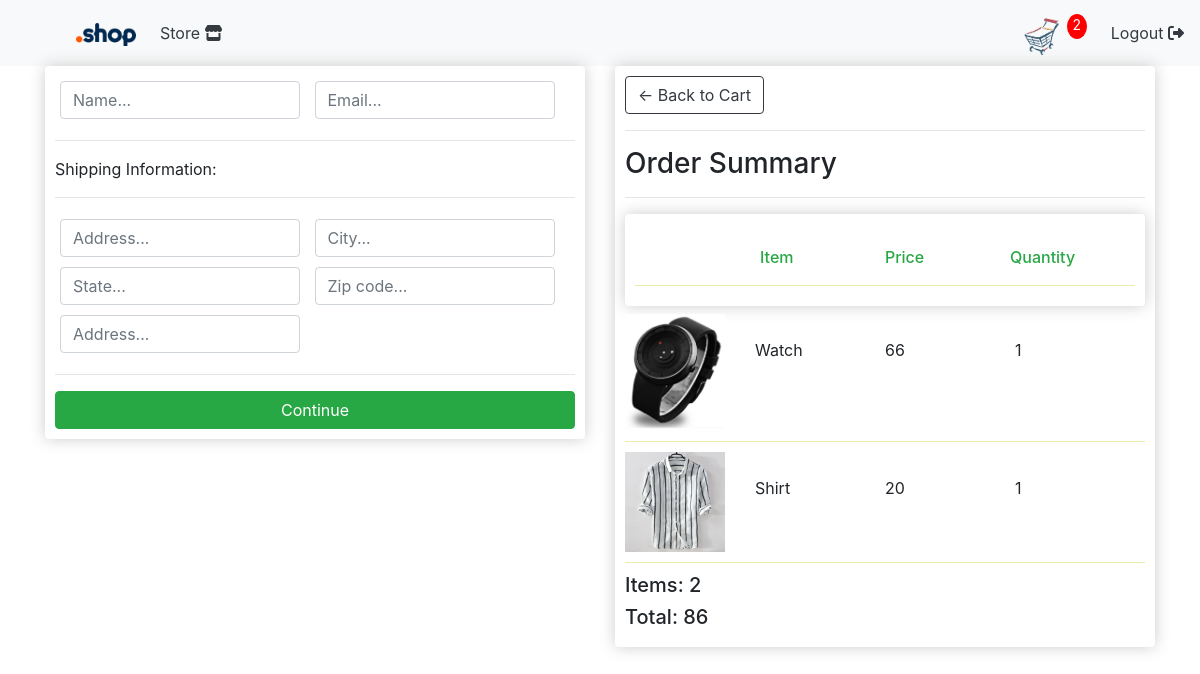
Screenshot of /checkout/ (signed in) with the database file from the repository.
### store/models.py (models this page shows, shortened)
class Cart(models.Model):
 cartuser=models.ForeignKey(User, on_delete=models.CASCADE, default=True)
 name = models.CharField(max_length=50)
 price =  models.IntegerField()
 img = models.ImageField(upload_to='images/')

### store/views.py (the view)
# urls.py: path('checkout/', views.checkout, name='checkout'),
def checkout(request):
 carts=Cart.objects.filter(cartuser=request.user)
 total_price=0
 total_items=0
 for x in carts:
  total_price=total_price+x.price
  total_items=total_items+1
 context={'carts':carts, 'total_price':total_price, 'total_items':total_items, 'total_items_in_cart':repeat(request)}
 return render(request, 'store/checkout.html', context)

### store/views.py (called while the page is built)
def repeat(request):
 carts=Cart.objects.filter(cartuser=request.user)
 total_price=0
 total_items=0
 for x in carts:
  total_price=total_price+x.price
  total_items=total_items+1
 return total_items

### store/template/store/checkout.html (shortened to what this page needs)
{% extends 'store/main.html' %}
{% load static %}
{% block content %}
<div class="row">
 <div class="col-lg-6">
  <div class="box-element" id="form-wrapper">
   <form action="" id="form">
    <div id="user-info">
     <div class="form-field">
      <input required class="form-control" type="text" name="Name" placeholder="Name..." id="">
      </div>
     <div class="form-field">
       <input required class="form-control" type="email" name="email" placeholder="Email..." id="">
     </div>
    </div>
    <div id="shipping-info">
<hr>
<p>Shipping Information:</p>
<hr>
<div class="form-field">
 <input required class="form-control" type="text" name="address" placeholder="Address..." id="">
</div>
<div class="form-field">
 <input required class="form-control" type="text" name="city" placeholder="City..." id="">
</div>
<div class="form-field">
 <input required class="form-control" type="text" name="state" placeholder="State..." id="">
</div>
<div class="form-field">
 <input required class="form-control" type="text" name="zipcode" placeholder="Zip code..." id="">
</div>
<div class="form-field">
 <input required class="form-control" type="text" name="address" placeholder="Address..." id="">
</div>
    </div>
    <hr>
    <input id="form-button" class="btn btn-success btn-block" type="submit" value="Continue">
   </form>
  </div>
  <br>
 </div>
 <div class="col-lg-6">
  <div class="box-element">
  <a class="btn btn-outline-dark" href="{% url 'cart' %}">&#x2190; Back to Cart</a>
  <hr>
  <h3>Order Summary</h3>
  <hr>
  <div class="box-element my-2">
<div class="cart-row">
   <div style="flex: 2;" class="mt-4 text-success"><h6>Item</h6></div>
   <div style="flex: 2;" class="mt-4  text-success "><h6>Price</h6></div>
   <div style="flex: 2;" class="mt-4 text-success"><h6>Quantity</h6></div>
  </div>
  </div>
  {% for cart in carts  %}
  <div class="cart-row">
   <div style="flex: 2;"><img style="width: 100px;" class="img-fluid" src="{{cart.img.url}}" alt=""></div>
   <div style="flex: 2;" class="mt-4">{{cart.name}}</div>
   <div style="flex: 2;" class="mt-4">{{cart.price}}</div>
   <div style="flex: 2;" class="mt-4">1</div>
  </div>
  {% endfor %}
  <h5>Items: {{total_items}}</h5>
  <h5>Total: {{total_price}}</h5>
  </div>
 </div>
</div>
{% endblock %}

### static/css/mainn.css (style rules this page uses)
.box-element { box-shadow: hsl(0, 0%, 80%) 0 0 16px; background-color: #fff; border-radius: 4px; padding: 10px; }
.cart-row { display: flex; align-items: flex-start; padding-bottom: 10px; margin-bottom: 10px; border-bottom: 1px solid #ececac; }
.form-field { width: 250px; display: inline-block; padding: 5px; }

### rows the page displays
Cart: img (picture), name "Watch", price "66"
Cart: img (picture), name "Shirt", price "20"

### other values shown
{{ total_items_in_cart }} "2"
{{ total_items }} "2"
{{ total_price }} "86"
